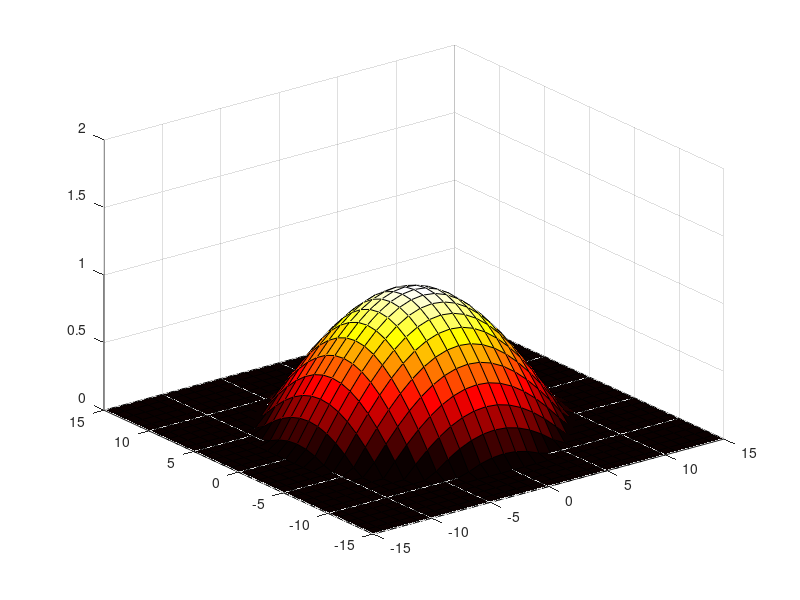

The MATLAB source for this figure:
x = -15:1:15;
[X,Y] = meshgrid(x, x);

f = (2*pi)/(30*sqrt(2));

Z = cos((sqrt(X.^2+Y.^2))*f);

Z (Z < 0) = 0;

colormap(hot);
surf(X,Y,Z);
axis([-15 15 -15 15 0 2 ]);